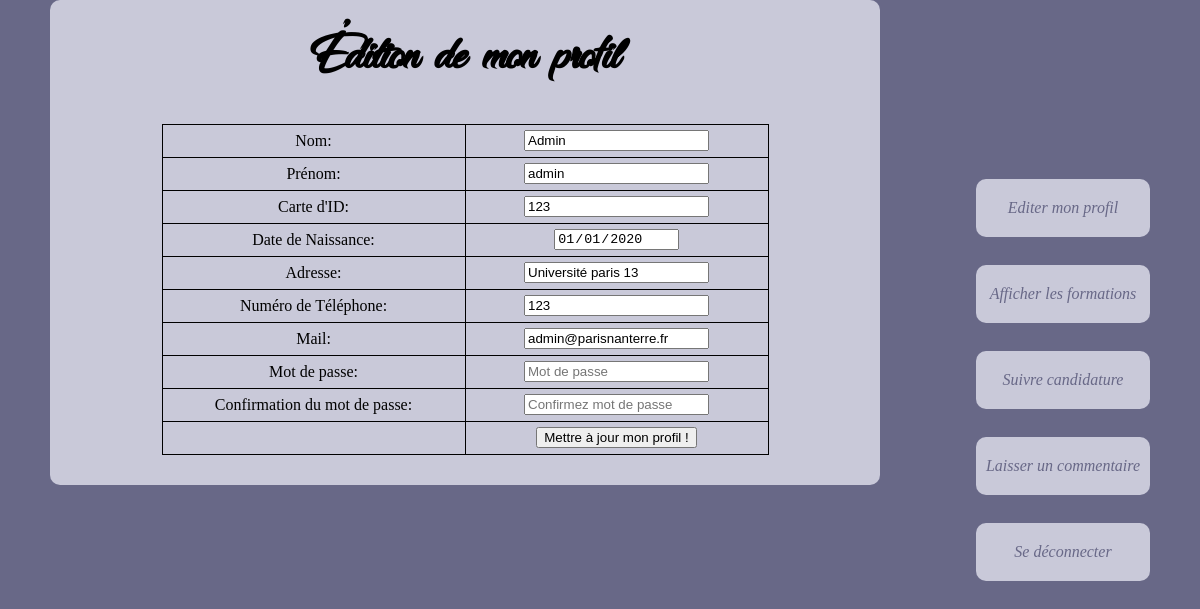
/editerProfile.php (signed in), run on the app's committed database.
### tables this page shows
CREATE TABLE `Utilisateur` (
  `id_etudiant` int(11) NOT NULL,
  `Nom` varchar(50) NOT NULL,
  `Prenom` varchar(50) DEFAULT NULL,
  `carte_id` int(11) DEFAULT NULL,
  `date_naiss` date DEFAULT NULL,
  `adresse` varchar(100) DEFAULT NULL,
  `num_tel` int(11) DEFAULT NULL,
  `mail` varchar(70) NOT NULL,
  `mdp` varchar(50) NOT NULL,
  `choixFormation` int(11) DEFAULT NULL,
  `TypeUser` int(11) NOT NULL,
  `id_statuts` int(11) DEFAULT NULL
);

### editerProfile.php (the view, shortened to what this page needs)
<?php
$bdd = new PDO('mysql:host=localhost;dbname=Projet_Php', 'root', 'root');
if(isset($_SESSION['id_etudiant']))
{
	$requser = $bdd->prepare("SELECT * FROM Utilisateur WHERE id_etudiant=? ");
	$requser->execute(array($_SESSION['id_etudiant']));
	$user = $requser->fetch();
?>
<!DOCTYPE html>
<html>
<head>
	<link rel="stylesheet" href="Content/css/nobel.css" />
</head>
<body>
	<main>
		<h1>Édition de mon profil</h1>
		<form method="POST" action="">
			<table>
				<tr>
					<td>
						Nom:
					</td>
					<td>
						<input type="text" readonly value="<?php echo $user['Nom'];?>">
					</td>
				</tr>
				<tr>
					<td>
						Prénom:
					</td>
					<td>
						<input type="text" readonly value="<?php echo $user['Prenom'];?>">
					</td>
				</tr>
				<tr>
					<td>
						Carte d'ID:
					</td>
					<td>
						<input type="number" readonly value="<?php echo $user['carte_id'];?>">
					</td>
				</tr>
				<tr>
					<td>
						Date de Naissance:
					</td>
					<td>
						<input type="date" readonly value="<?php echo $user['date_naiss'];?>">
					</td>
				</tr>
				<tr>
					<td>
						Adresse:
					</td>
					<td>
						<input type="text" name="nouveauAdresse" placeholder="Adresse" value="<?php echo $user['adresse'];?>">
					</td>
				</tr>
				<tr>
					<td>
						Numéro de Téléphone:
					</td>
					<td>
						<input type="number" name="nouveauNumTel" placeholder="Numéro de Téléphone" value="<?php echo $user['num_tel'];?>">
					</td>
				</tr>
				<tr>
					<td>
						Mail:
					</td>
					<td>
						<input type="email" name="nouveaumail" placeholder="Mail" value="<?php echo $user['mail'];?>">
					</td>
				</tr>
				<tr>
					<td>
						Mot de passe:
					</td>
					<td>
						<input type="password" name="nouveauMdp1" placeholder="Mot de passe">
					</td>
				</tr>
				<tr>
					<td>
						Confirmation du mot de passe:
					</td>
					<td>
						<input type="password" name="nouveauMdp2" placeholder="Confirmez mot de passe">
					</td>
				</tr>
				<tr>
					<td>
					</td>
					<td>
						<input type="submit" value="Mettre à jour mon profil !">
					</td>
				</tr>
			</table>
		</form>
	</main>
	<nav>
		<ul>
			<li><a href = "editerProfile.php">Editer mon profil</a></li><br>
			<li><a href = "formations.php">Afficher les formations</a></li><br>
			<li><a href = "SuiviFormations.php">Suivre candidature</a></li><br>
			<li><a href ="Commentaire.php">Laisser un commentaire</a></li><br>
			<li><a href = "Deconnexion.php">Se déconnecter</a></li><br>
		</ul>
	</nav>
</body>
</html>
<?php
}
else
	header("Location: index.php");
?>

### Content/css/nobel.css (style rules this page uses)
body { width : 70%; background-color : #686887; margin:auto; overflow-y: scroll ; position: relative; }
main { width : 70%; margin-left : 150px; margin-right: 100px; background-color : #C9C9D9; border-radius : 10px; padding : 30px; position: relative; }
nav { position : absolute; top : 163px; right : 0px; }
nav ul { padding-left : 20px; }
nav li { list-style-type : none; padding : 0; margin-bottom : 10px; }
nav li a { display : block; margin : 0; background-color : #C9C9D9; border-radius : 10px; padding-top : 20px; padding-bottom : 20px; padding-left : 10px; padding-right : 10px; vertical-align : middle; text-align : center; text-decoration : none; color : #686887; font-style : italic; }
h1 { font-family: "dancing_in_the_rainbow"; font-size: 3.5em; text-align: center; margin-top: 0px; }
table { border-collapse : collapse; margin : auto; }
td,th { border : 1px solid black; width : 300px; height : 30px; text-align : center; }
@media screen and (min-width: 1100px) and (max-width: 1400px) { body { width : 1100px; } }
@media screen and (min-width: 1100px) and (max-width: 1400px) { main, header { margin-left : 0px; } }

### data on the page
utilisateur: Nom "Admin", Prenom "admin", carte "123", date_naiss "01/01/2020", nouveauAdresse "Université paris 13", nouveauNumTel "123", nouveaumail "admin@parisnanterre.fr"
